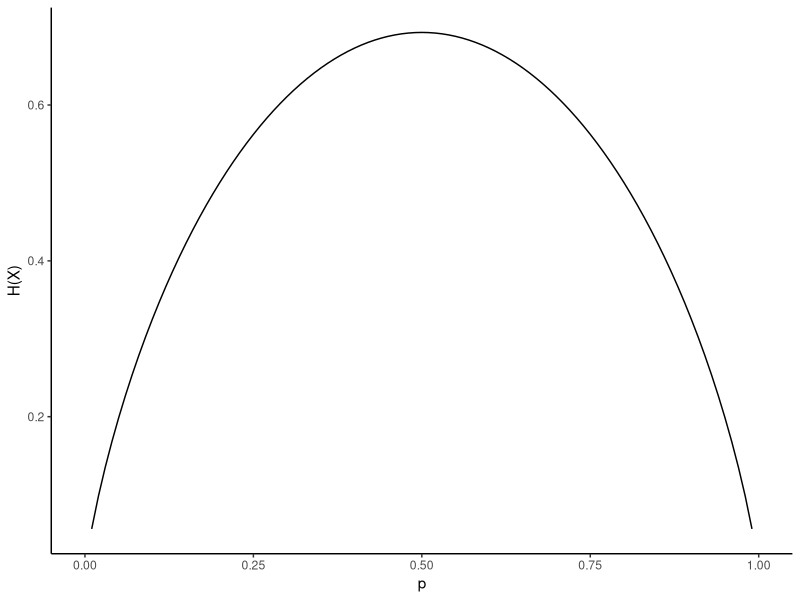

Here is the R script that generated this plot:
library(tidyverse)
library(ggplot2)

entropy <- function(p) {
    -p * log(p) - (1-p) * log(1-p)
}

x = seq(0, 1, by=0.01)
entropy_df <- data.frame(
    x = x,
    y = entropy(x)
)

entropy_plt <- entropy_df %>%
    ggplot(aes(x=x, y=y)) +
    geom_path() +
    xlab('p') + ylab('H(X)') +
    theme_classic() +
    theme(text=element_text(family=''))

ggsave('entropy-demo.png', entropy_plt,
       width = 3, height = 2, units = 'cm',
       dpi = 100, scale = 3)
